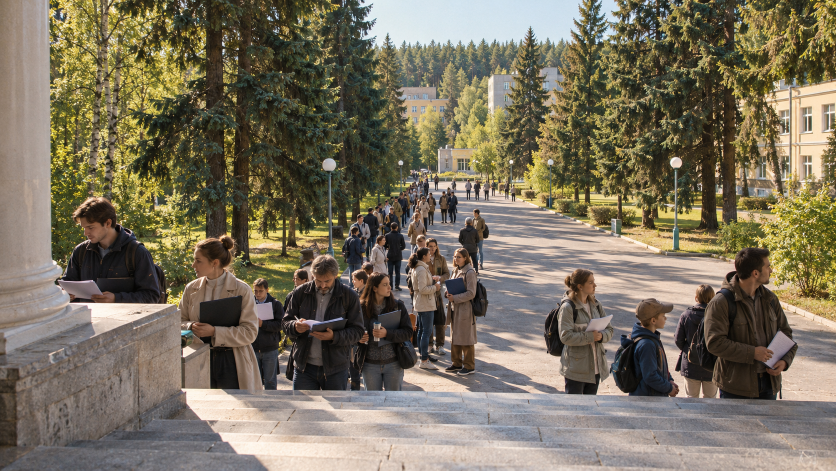
#> input picture assets/gen/s7b_gpt_a_0.png, 1672 x 941 px (shown at 1/2 size)
$ python _s7b_stats.py
#> lines starting #> are read from the running program, lines starting #| are printed output that depends on the picture
import numpy as np
from PIL import Image
import colorsys

im = Image.open('assets/gen/s7b_gpt_a_0.png').convert('RGB')
#> im is the input picture: PIL image 1672x941 RGB; mean R, G, B 121.8, 113, 94.4
a = np.asarray(im).astype(np.float32)
h, w, _ = a.shape
#> h = 941; w = 1672

def hue_hist(name, y0, y1):
#> called with name = 'top 0-12%', y0 = 0, y1 = 0.12
    r = a[int(y0*h):int(y1*h)].reshape(-1, 3) / 255.0
    mx = r.max(1); mn = r.min(1); v = mx; s = np.where(mx > 0, (mx-mn)/np.maximum(mx,1e-6), 0)
    d = np.maximum(mx-mn, 1e-6)
    rr, gg, bb = r[:,0], r[:,1], r[:,2]
    hue = np.where(mx == rr, ((gg-bb)/d) % 6, np.where(mx == gg, (bb-rr)/d + 2, (rr-gg)/d + 4)) * 60
    ok = (s > 0.12) & (v > 0.08)
    bins = [0,20,45,70,100,140,180,230,290,340,360]
    print('--', name, 'colored px %.2f' % ok.mean())
#| -- top 0-12% colored px 0.78
    for i in range(len(bins)-1):
        sel = ok & (hue >= bins[i]) & (hue < bins[i+1])
        print('    %3d-%3d°  %.3f' % (bins[i], bins[i+1], sel.mean()))
#> this loop made 10 passes
#|       0- 20°  0.003
#|      20- 45°  0.228
#|      45- 70°  0.367
#|      70-100°  0.063
#|     100-140°  0.023
#|     140-180°  0.018
#|     180-230°  0.075
#|     230-290°  0.001
#> (further printed lines are left out)
    print('    mean sat %.2f  mean val %.2f' % (s.mean(), v.mean()))
#|     mean sat 0.31  mean val 0.53

hue_hist('top 0-12%', 0.00, 0.12)
hue_hist('mid 30-45%', 0.30, 0.45)
#| -- mid 30-45% colored px 0.93
#> the loop in hue_hist (call 2), `for i in range(len(bins)-1):` made 10 passes
#|       0- 20°  0.012
#|      20- 45°  0.362
#|      45- 70°  0.435
#|      70-100°  0.084
#|     100-140°  0.021
#|     140-180°  0.009
#|     180-230°  0.006
#|     230-290°  0.003
#> (further printed lines are left out)
#|     mean sat 0.38  mean val 0.44
hue_hist('low 70-100%', 0.70, 1.00)
#| -- low 70-100% colored px 0.49
#|     mean sat 0.15  mean val 0.53

# контраст/резкость
g = a.mean(2)
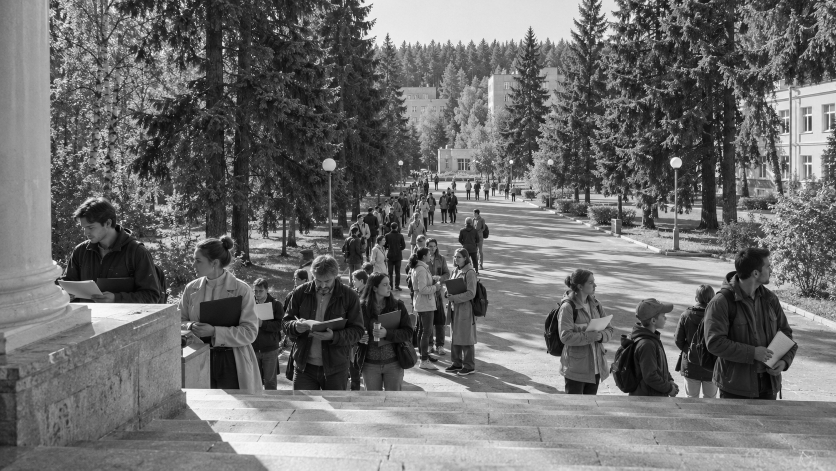
#> g: shape (941, 1672) float32 (shown at 1/2 size); min 0, max 255, mean 109.8
gy, gx = np.gradient(g)
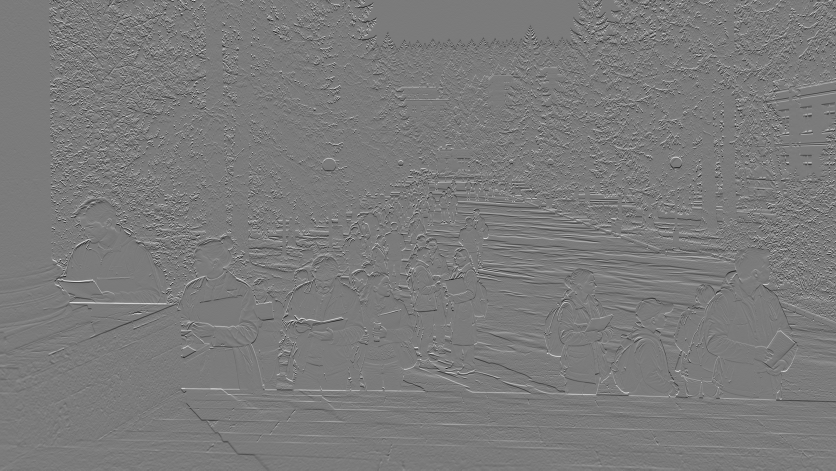
#> gy: shape (941, 1672) float32 (shown at 1/2 size); min -108.3, max 115.7, mean 0; drawn with min black and max white
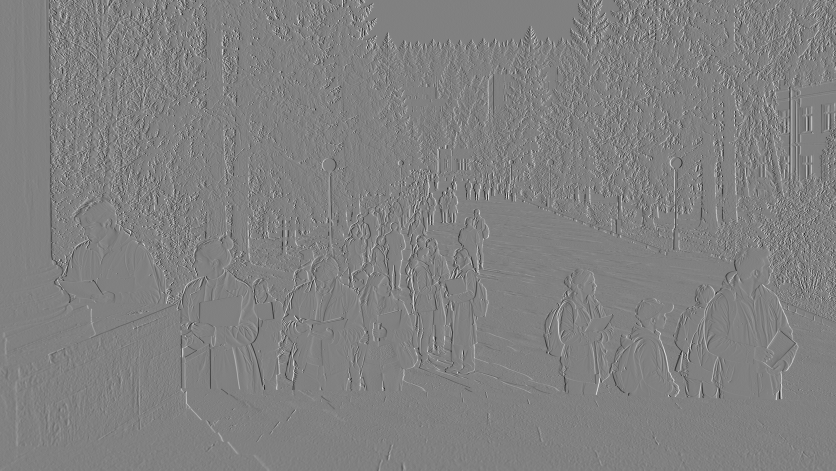
#> gx: shape (941, 1672) float32 (shown at 1/2 size); min -115.7, max 113.2, mean 0; drawn with min black and max white
print('mean |grad| %.2f' % np.hypot(gx, gy).mean())
#| mean |grad| 13.05

$ run again, with assets/gen/bg_reception_vn_0.png copied over assets/gen/s7b_gpt_a_0.png
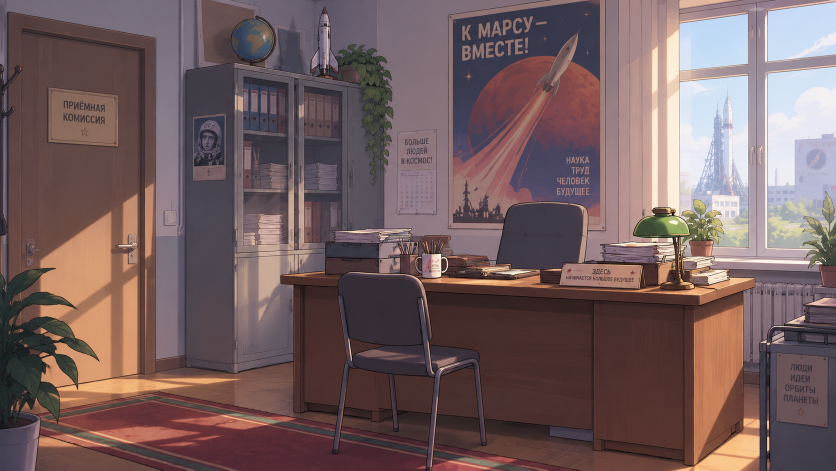
#> input picture assets/gen/bg_reception_vn_0.png, 1672 x 941 px (shown at 1/2 size)
#> im is the input picture: PIL image 1672x941 RGB; mean R, G, B 116.3, 94.6, 95.4
#| -- top 0-12% colored px 0.82
#> the loop in hue_hist, `for i in range(len(bins)-1):` made 10 passes
#|       0- 20°  0.185
#|      20- 45°  0.022
#|      45- 70°  0.000
#|      70-100°  0.001
#|     100-140°  0.003
#> (further printed lines are left out)
#|     mean sat 0.18  mean val 0.52
#| -- mid 30-45% colored px 0.81
#> the loop in hue_hist (call 2), `for i in range(len(bins)-1):` made 10 passes
#|       0- 20°  0.275
#|      20- 45°  0.031
#|      45- 70°  0.006
#|      70-100°  0.001
#|     100-140°  0.000
#> (further printed lines are left out)
#|     mean sat 0.20  mean val 0.53
#| -- low 70-100% colored px 0.97
#|     mean sat 0.36  mean val 0.39
#> `g = a.mean(2)`:
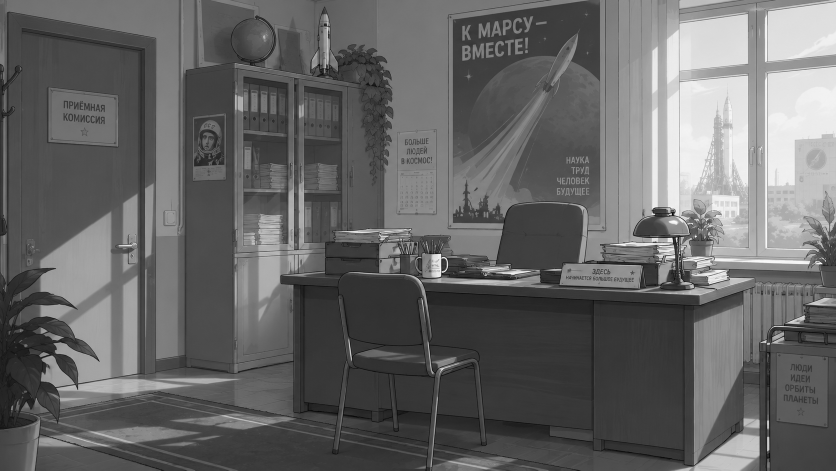
#> g: shape (941, 1672) float32 (shown at 1/2 size); min 0, max 255, mean 102.1
#> `gy, gx = np.gradient(g)`:
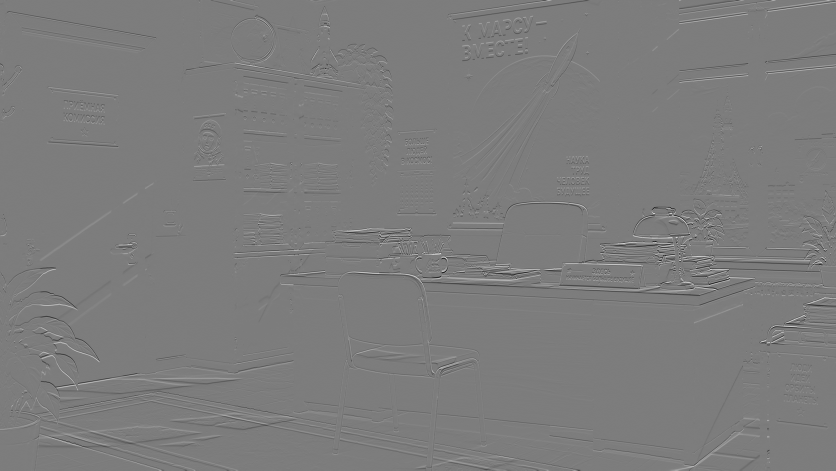
#> gy: shape (941, 1672) float32 (shown at 1/2 size); min -117.7, max 122.5, mean 0; drawn with min black and max white
#| mean |grad| 4.76

$ run again, with assets/gen/kate_reception_0.png copied over assets/gen/s7b_gpt_a_0.png
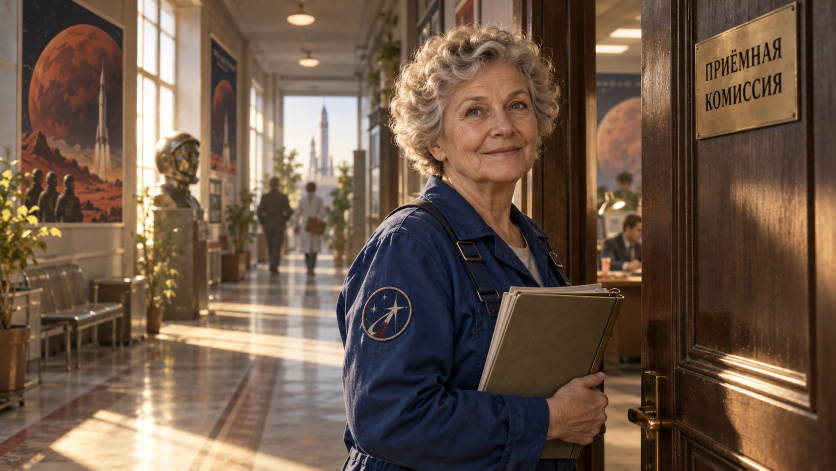
#> input picture assets/gen/kate_reception_0.png, 1672 x 941 px (shown at 1/2 size)
#> im is the input picture: PIL image 1672x941 RGB; mean R, G, B 109.7, 88.4, 72.3
#| -- top 0-12% colored px 0.89
#> the loop in hue_hist, `for i in range(len(bins)-1):` made 10 passes
#|       0- 20°  0.116
#|      20- 45°  0.768
#|      45- 70°  0.001
#|      70-100°  0.000
#|     100-140°  0.000
#> (further printed lines are left out)
#|     mean sat 0.39  mean val 0.44
#| -- mid 30-45% colored px 0.94
#> the loop in hue_hist (call 2), `for i in range(len(bins)-1):` made 10 passes
#|       0- 20°  0.151
#|      20- 45°  0.755
#|      45- 70°  0.011
#|      70-100°  0.000
#|     100-140°  0.000
#> (further printed lines are left out)
#|     mean sat 0.43  mean val 0.49
#| -- low 70-100% colored px 0.93
#|     mean sat 0.45  mean val 0.43
#> `g = a.mean(2)`:
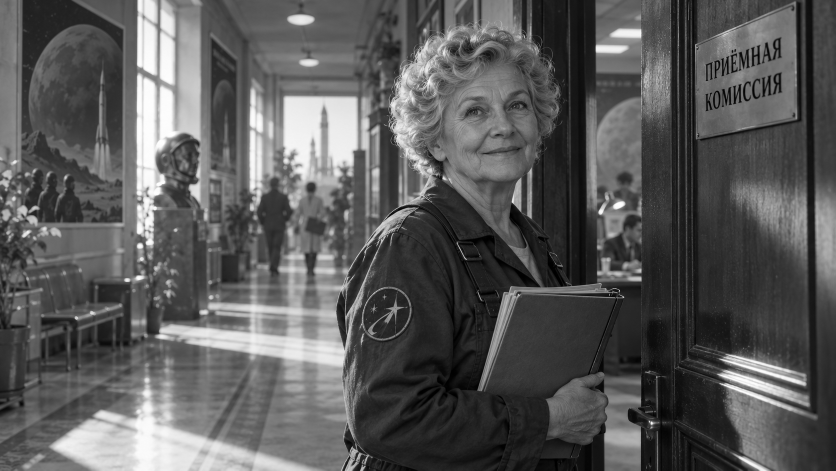
#> g: shape (941, 1672) float32 (shown at 1/2 size); min 0, max 255, mean 90.1
#> `gy, gx = np.gradient(g)`:
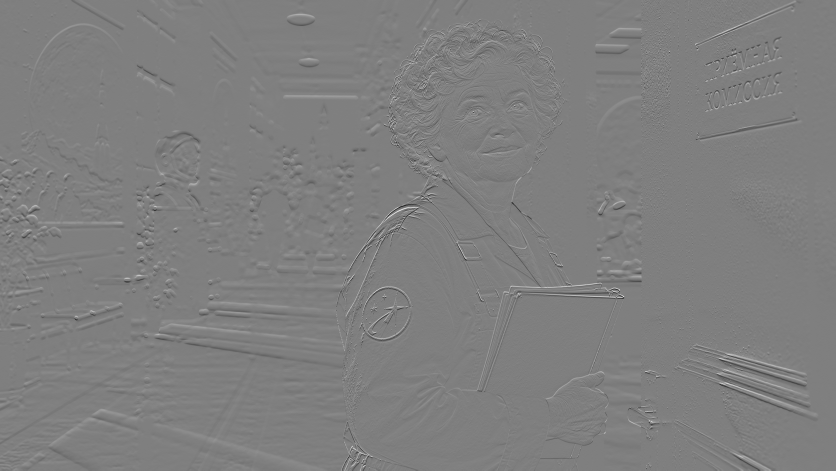
#> gy: shape (941, 1672) float32 (shown at 1/2 size); min -102, max 102.3, mean 0; drawn with min black and max white
#| mean |grad| 5.08
